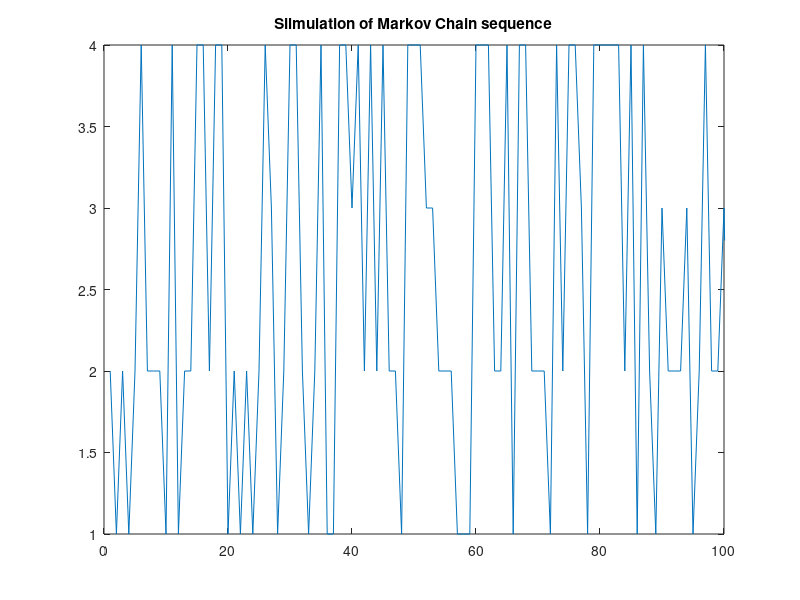
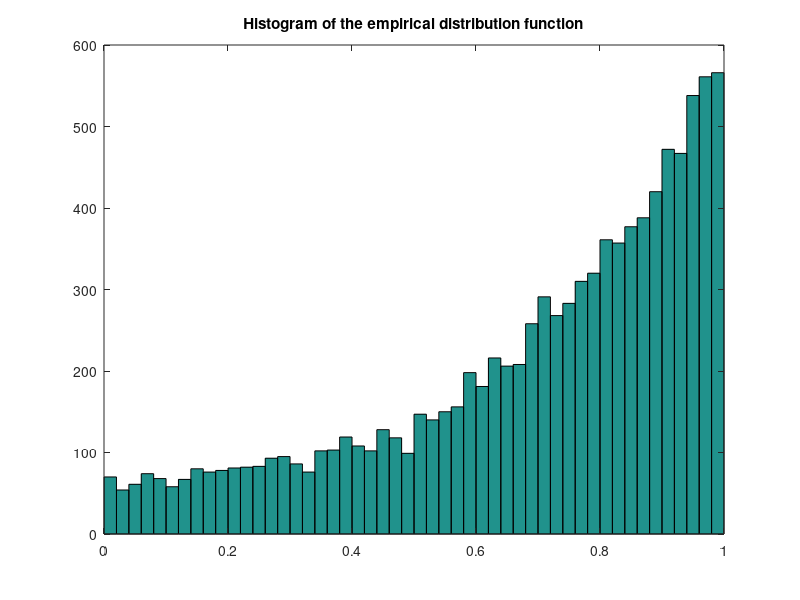
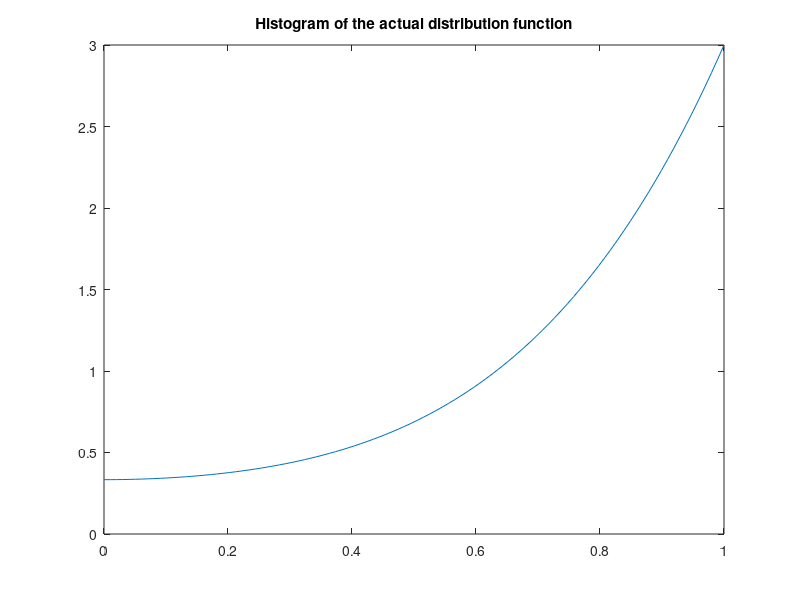
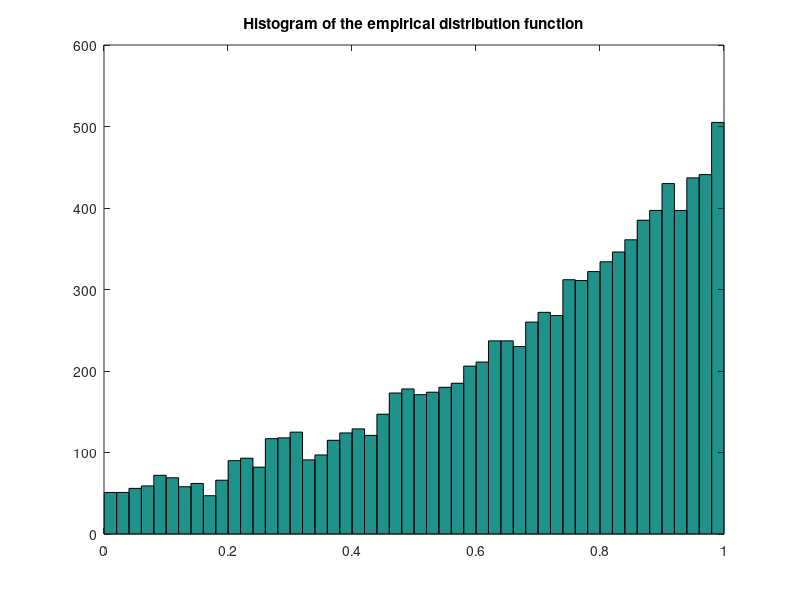

The MATLAB source for these figures, in order:
%% EECE562 Assignment 2
% Ziqi Su 21410161
%% q1
P=[0.2 0.3 0.1 0.4;
   0.15 0.35 0.05 0.45;
   0.5 0.25 0.12 0.13;
   0.23 0.27 0.13 0.37];  %Aperiodic adn irreducible
q=1/4;
c=zeros(4,1);
for m=1:4
    c(m)=max(P(m,:))/q;
end
Y=1; % assume it starts from state 1
N=10000;
realization=zeros(1,N);
for n=1:N
    U1=rand();
    X=floor(4*U1)+1;
    U=rand();
    while U>=P(Y,X)/(c(Y)*q)
        U1=rand();
        X=floor(4*U1)+1;
        U=rand();
    end
    Y=X;
    realization(n)=Y;
end
plot(1:N,realization);
xlim([0 100]) % for better visualization, I only show part of realization here
title("Silmulation of Markov Chain sequence");
%% q2
%%%%%%%% Estimating the transition probabilities %%%%%%%%
np=zeros(4,4);
for n=1:N-1
    switch realization(n)
    % Find state = one of the cases
        case 1
            switch realization(n+1)
                % Find next state = one of the cases
                case 1
                    np(1,1)= np(1,1)+1;
                case 2
                    np(1,2)= np(1,2)+1;
                case 3
                    np(1,3)= np(1,3)+1;
                case 4
                    np(1,4)= np(1,4)+1;
            end
        case 2
            switch realization(n+1)
                case 1
                    np(2,1)= np(2,1)+1;
                case 2
                    np(2,2)= np(2,2)+1;
                case 3
                    np(2,3)= np(2,3)+1;
                case 4
                    np(2,4)= np(2,4)+1;
            end
        case 3
            switch realization(n+1)
                case 1
                    np(3,1)= np(3,1)+1;
                case 2
                    np(3,2)= np(3,2)+1;
                case 3
                    np(3,3)= np(3,3)+1;
                case 4
                    np(3,4)= np(3,4)+1;
            end
        case 4
            switch realization(n+1)
                case 1
                    np(4,1)= np(4,1)+1;
                case 2
                    np(4,2)= np(4,2)+1;
                case 3
                    np(4,3)= np(4,3)+1;
                case 4
                    np(4,4)= np(4,4)+1;
            end
    end
end
estimated_p=zeros(4,4);
% Normalize estimated_p
for m=1:4
    for n=1:4
        estimated_p(m,n)=np(m,n)/sum(np(m,:));
    end
end

%%%%%%%% Estimating the stationary distribution of the Markov Chain %%%%%%%%
[V,D]=eig(estimated_p.');
distribution_est=zeros(4,1);
for m=1:4
     distribution_est(m)=V(m,1)/sum(V(:,1));
end
distribution_est

%%%%%%%% Estimating the stationary distribution from the transition probability matrix %%%%%%%%
[V,D]=eig(P.');
distribution_P=zeros(4,1);
for m=1:4
    distribution_P(m)=V(m,1)/sum(V(:,1));
end
% distribution_est is close to distribution_P, which proved that my realization and estimator is correct 
distribution_P

%% q3
mu=[0.3 0.2 0.1 0.35 0.05];
%reconstruct
mu1=sort(mu);
N=5;
P=zeros(N,N);
muk=zeros(N,N);
muk(1,:)=mu1;
beta=zeros(N,1);
alpha=ones(N,1);
% iteratively compute beta, alpha and mu 
for k=1:N-1
    beta(k+1)=1-muk(k,k);
    alpha(k+1)=1-muk(k,k)/beta(k+1);
    muk(k+1,:)=muk(k,:)/beta(k+1);
end
% compute P matrix
for m=1:N
    for n=1:N
        if m==n
            P(m,n)=0;
        end
        if m>n
            P(m,n)=prod(alpha(1:n))*(1-alpha(n+1));
        end
        if m<n
            P(m,n)=prod(alpha(1:m))*muk(m,n)/beta(n);
        end
    end
end

% Estimating the stationary distribution from the transition probability matrix 
[V,D]=eig(P.');
distribution_P=zeros(5,1);
for m=1:5
    distribution_P(m)=V(m,1)/sum(V(:,1));
end      
% Results should be close to the given mu=[0.3 0.2 0.1 0.35 0.05]   
sort(mu)
distribution_P'   
%% q4
% Problem 4 is written by hand and attached after problem 5.

%% q5
% (a)
p=[1/3 1/3 1/3];
N=10000;
x1=zeros(N,1);
for n=1:N
    i_star=randi(3);
    U1=rand();
    switch i_star
        case 1
            x1(n)=U1;
        case 2
            x1(n)=power(U1,1/3);
        case 3
            x1(n)=power(U1,1/5);
    end
end  
figure
hist(x1,50) 
title("Histogram of the empirical distribution function");
% compare with the actual distribution
figure
x_actual=linspace(0,1);
plot(x_actual,(1+3*x_actual.^2+5*x_actual.^4)/3)
title("Histogram of the actual distribution function");
% (b)
% Assume n=4, alpha=[1/4, 1/4, 1/4, 1/4];
p=[1/4, 1/4, 1/4, 1/4];
N=10000;
x2=zeros(N,1);
for n=1:N
    i_star=randi(4);
    U2=rand();
    switch i_star
        case 1
            x2(n)=U2;
        case 2
            x2(n)=power(U2,1/2);
        case 3
            x2(n)=power(U2,1/3);
        case 4
            x2(n)=power(U2,1/4);
    end
end  
figure 
hist(x2,50)   
title("Histogram of the empirical distribution function");
% compare with the actual distribution
figure
x_actual=linspace(0,1);
plot(x_actual,(1+2*x_actual+3*x_actual.^2+4*x_actual.^3)/4)
title("Histogram of the actual distribution function");
%% q6
% Problem 6 is attached at the end.

